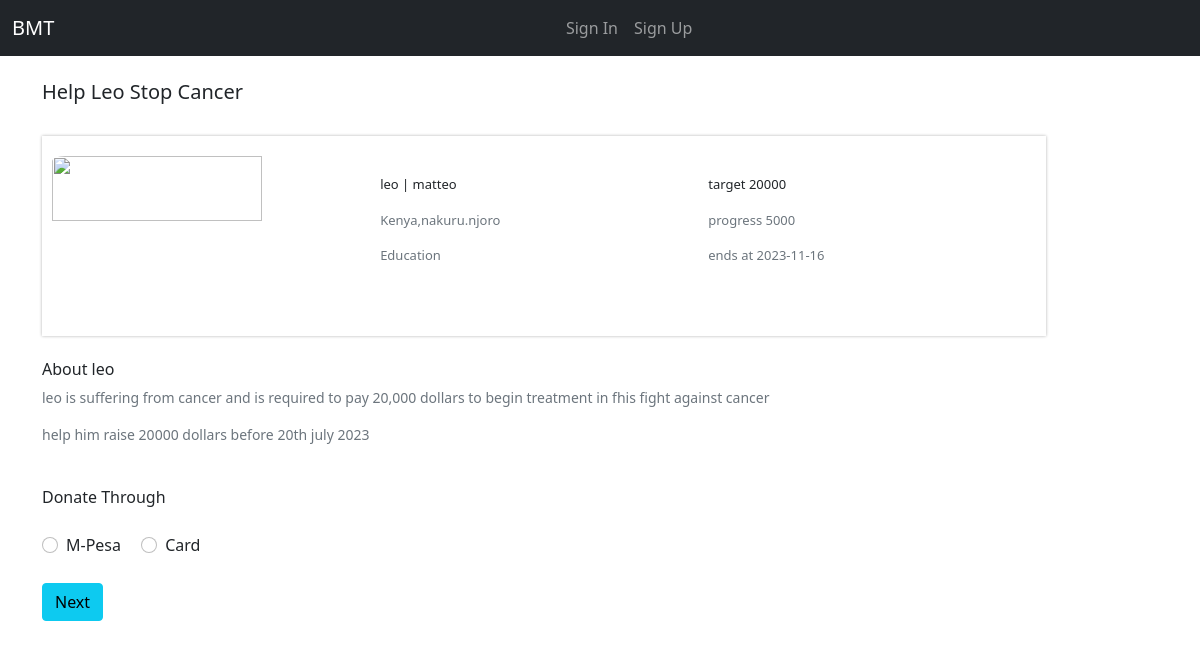
The page /project/24/details on the database its author committed.
### Users/models.py (models this page shows, shortened)
class Project(models.Model):
    user = models.ForeignKey(MyUser, on_delete=models.CASCADE)
    title=models.CharField(max_length=30)
    first_name=models.CharField(max_length=100)
    last_name=models.CharField(max_length=100)
    surname=models.CharField(max_length=100,blank=True)
    target_relationship=models.CharField(max_length=100,blank=True)
    target_country=models.CharField(max_length=100,blank=True)
    target_city=models.CharField(max_length=100,blank=True)
    target_area=models.CharField(max_length=100,blank=True)
    problem=models.TextField(max_length=500,blank=True)
    solution=models.TextField(max_length=300,blank=True)
    target_amount=models.PositiveIntegerField(default=0)
    achieved_amount=models.PositiveIntegerField(default=0)
    date=models.DateTimeField(auto_now=True)
    expiry=models.CharField(max_length=100)
    status=models.CharField(max_length=10)

### Users/views.py (the view, shortened to what this page needs)
# urls.py: path('project/<int:pk>/details', ProjectDetail.as_view(), name='projectid'),
class ProjectDetail(DetailView):
    template_name='Users/projectid.html'
    context_object_name='project'
    model=Project

### Users/templates/Users/projectid.html (shortened to what this page needs)
{% extends 'Users/base.html' %}
{% load static %}
{% block content %}
<div class="container">
    <br>
      <h5>{{ project.title|title }}</h5>
    <br>
    <div class="idcontainer ">
        <div class="img-container">
            <img src="https://encrypted-tbn0.gstatic.com/images?q=tbn:ANd9GcRO-4Q4uAw7MPWWiDNf2KqwdAswigARFbz6_Q&usqp=CAU">
        </div>
        <div>
            <br><br>
            <p>{{ project.first_name }} | {{ project.last_name }} </p>
            <p class="text-muted"> {{ project.target_country  }},{{ project.target_city }}.{{ project.target_area }} </p>
            <p class="text-muted">Education</p>
        </div>
        <div>
            <br><br>
            <p>target {{ project.target_amount }}  </p>
            <p class="text-muted">progress {{ project.achieved_amount  }} </p>
            <p class="text-muted">ends at {{ project.expiry }}</p>
        </div>
    </div>
<br>
    <div style="font-size:14px;">
        <h6>About {{ project.first_name }}</h6>
        <p class="text-muted">{{ project.problem }}</p>
        <p class="text-muted">{{ project.solution }} </p>
    </div>
<div>
    <br>
    Donate Through
    <br><br>
    <div id="trade-table">
       <div class="form-check form-check-inline"  >
          <input class="form-check-input" type="radio" name="line" id="name" data-rate="M-Pesa" value='M-Pesa'  >
           <label>M-Pesa</label>
       </div>
      <div class="form-check form-check-inline">
          <input class="form-check-input" type="radio" name="line" id="silver-radio" value='Card'  >
          <label>Card</label>
      </div>
  </div>
    <br>
    <form method="POST">
    <button class="btn btn-info">Next</button>
    </form>
</div>
</div>
{% endblock %}

### Users/static/Users/styles.css (style rules this page uses)
body { margin-top: 0px !important; }
.idcontainer { width: 90%; margin: 0 ; display: grid; grid-template-columns: repeat(3, 1.9fr); grid-gap: 0px; padding: 0 10px; height:200px; box-shadow: 0px 0px 3px 0px rgba(0, 0, 0, 0.3); font-size: 13px; }
.img-container { margin-top:20px; }
.idcontainer img { width: 80%; height: 60%; margin: auto; border-radius: 5%; }

### Users/static/Users/docs.css (style rules this page uses)
@media (min-width: 768px) { :root { scroll-padding-top:4rem } }

### rows shown on the page
Project: title "Help Leo Stop Cancer", first_name "leo", last_name "matteo", target_country "Kenya", target_city "nakuru", target_area "njoro", target_amount "20000", achieved_amount "5000", expiry "2023-11-16", problem "leo is suffering from cancer and is required to pay 20,000 dollars to begin treatment in fhis fight against cancer", solution "help him raise 20000 dollars before 20th july 2023"
